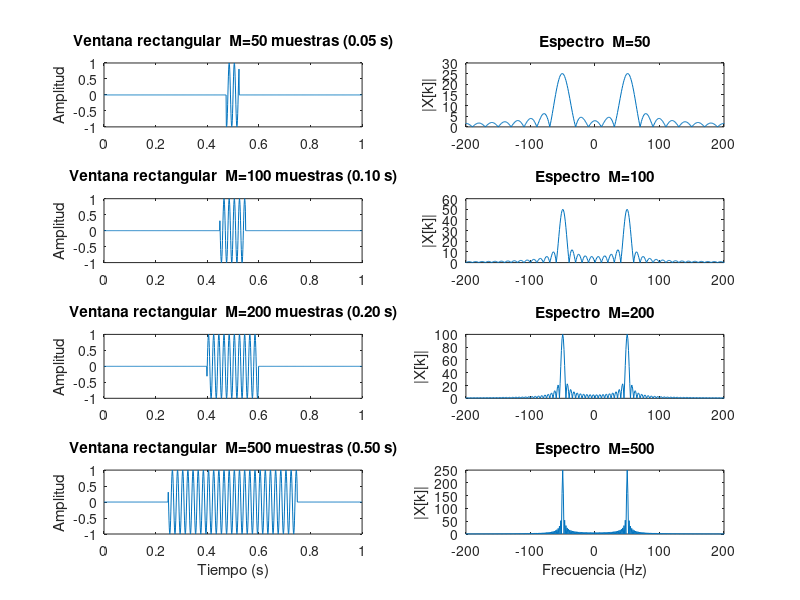
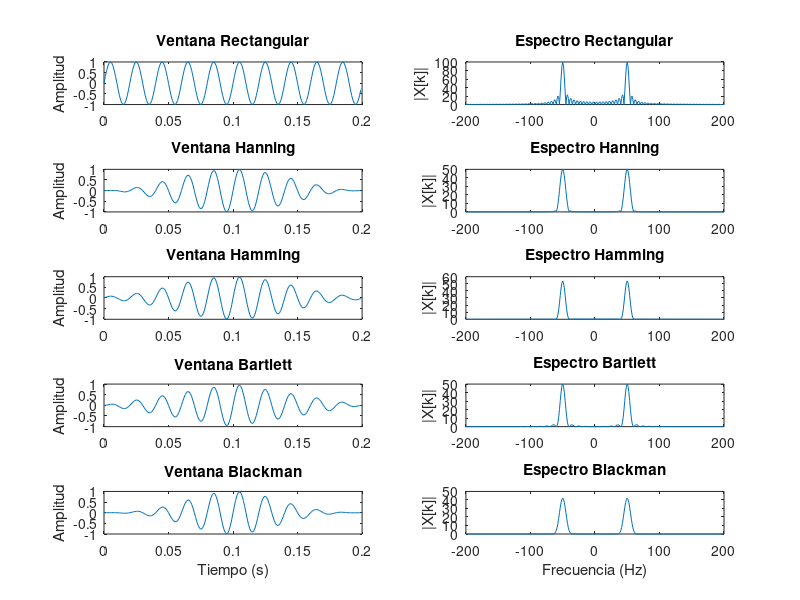

These charts were generated, in order, by the following MATLAB code:
% Ejercicio 4: Principio de incertidumbre tiempo-frecuencia
%
% La propiedad a verificar es:
%   - señal concentrada en tiempo  =>  espectro disperso en frecuencia
%   - señal dispersa en tiempo     =>  espectro concentrado en frecuencia
%
% Lo exploro de dos formas:
%   Parte 1: vario el ANCHO de una ventana rectangular y observo el espectro
%   Parte 2: comparo distintos TIPOS de ventana con el mismo ancho

fm = 1000;   % frecuencia de muestreo
N  = 1000;   % muestras totales (1 segundo)
n  = 0:N-1;  % indice de muestras

% Uso una senoidal como señal base sobre la que aplico las ventanas
x = sin(2*pi*50*n/fm);

% Eje de frecuencia centrado en 0 para graficar
eje_f = (-N/2 : N/2-1) * (fm/N);

%--------------------------------------------------------------------------
% PARTE 1: vario el ANCHO de la ventana rectangular
%
% Una ventana angosta concentra la señal en pocos instantes de tiempo,
% lo que obliga al espectro a dispersarse (necesita muchas frecuencias
% para representar un evento corto).
% Una ventana ancha hace lo opuesto: el espectro queda concentrado.

anchos = [50, 100, 200, 500]; % anchos en muestras, de angosta a ancha

figure(1); clf;
for idx = 1:length(anchos)
    M = anchos(idx);

    % Construyo ventana rectangular de M muestras centrada en el medio
    w = zeros(1, N);
    centro = round(N/2);
    w(centro - M/2 : centro + M/2 - 1) = 1; % M unos, resto ceros

    % Aplico la ventana: multiplico punto a punto con la señal
    x_v = x .* w;

    % Calculo la TDF y ajusto para centrar en 0 Hz
    X_v = fftshift(fft(x_v));

    % Grafico dominio temporal
    subplot(length(anchos), 2, 2*idx-1);
    plot(n/fm, x_v);
    ylabel('Amplitud');
    title(sprintf('Ventana rectangular  M=%d muestras (%.2f s)', M, M/fm));
    if idx == length(anchos), xlabel('Tiempo (s)'); end

    % Grafico espectro de magnitud, acoto a +-200 Hz para ver el pico
    subplot(length(anchos), 2, 2*idx);
    plot(eje_f, abs(X_v));
    xlim([-200 200]);
    ylabel('|X[k]|');
    title(sprintf('Espectro  M=%d', M));
    if idx == length(anchos), xlabel('Frecuencia (Hz)'); end
end
display('Parte 1: efecto del ancho de ventana rectangular sobre el espectro');

%--------------------------------------------------------------------------
% PARTE 2: comparo distintos TIPOS de ventana con el mismo ancho
%
% Cada tipo tiene una forma diferente que afecta el compromiso entre:
%   - lobulo principal (resolucion frecuencial)
%   - lobulos laterales (filtracion de frecuencias vecinas)
%
% La rectangular tiene el lobulo principal mas angosto (mejor resolucion)
% pero lobulos laterales grandes (peor filtracion).
% Blackman tiene lobulos laterales muy pequenos pero lobulo principal ancho.

M   = 200;       % ancho fijo para comparar todas las ventanas en igualdad
n_v = 0:M-1;     % indice local de la ventana, de 0 a M-1

% Defino cada ventana segun las formulas de la teoria

% i) Rectangular: todos los valores iguales a 1 (sin modificacion de la señal)
w_rect  = ones(1, M);

% ii) Hanning: coseno suave que lleva los extremos a cero
w_hann  = 0.5 - 0.5 * cos(2*pi*n_v/M);

% iii) Hamming: similar a Hanning pero los extremos no llegan exactamente a cero
w_hamm  = 27/50 - 23/50 * cos(2*pi*n_v/M);

% iv) Bartlett: forma triangular, sube linealmente hasta M/2 y baja
w_bart  = zeros(1, M);
w_bart(n_v <= M/2) = 2*n_v(n_v <= M/2) / M;
w_bart(n_v >  M/2) = 2 - 2*n_v(n_v > M/2) / M;

% v) Blackman: suma de tres cosenos, lobulos laterales muy atenuados
w_black = 21/50 - 0.5*cos(2*pi*n_v/M) + 2/25*cos(4*pi*n_v/M);

ventanas = {w_rect, w_hann, w_hamm, w_bart, w_black};
nombres  = {'Rectangular', 'Hanning', 'Hamming', 'Bartlett', 'Blackman'};

% Tomo el segmento central de la señal del mismo largo que la ventana
x_seg = x(N/2 - M/2 + 1 : N/2 + M/2);

figure(2); clf;
for idx = 1:length(ventanas)
    w_actual = ventanas{idx};

    % Aplico la ventana al segmento
    x_v = x_seg .* w_actual;

    % Uso zero padding (4*M) para interpolar el espectro y verlo mas suave.
    % Esto NO mejora la resolucion real, solo la visualizacion.
    Nfft     = 4 * M;
    X_v      = fft(x_v, Nfft);
    X_v_aj   = fftshift(X_v);
    eje_f_v  = (-Nfft/2 : Nfft/2-1) * (fm/Nfft);

    % Grafico señal ventaneada en tiempo
    subplot(length(ventanas), 2, 2*idx-1);
    plot(n_v/fm, x_v);
    ylabel('Amplitud');
    title(sprintf('Ventana %s', nombres{idx}));
    if idx == length(ventanas), xlabel('Tiempo (s)'); end

    % Grafico espectro de magnitud
    subplot(length(ventanas), 2, 2*idx);
    plot(eje_f_v, abs(X_v_aj));
    xlim([-200 200]);
    ylabel('|X[k]|');
    title(sprintf('Espectro %s', nombres{idx}));
    if idx == length(ventanas), xlabel('Frecuencia (Hz)'); end

    % Verifico Parseval para cada ventana: energia en tiempo debe igualar
    % energia en frecuencia (normalizada por Nfft)
    E_t = sum(x_v.^2);
    E_f = (1/Nfft) * sum(abs(X_v).^2);
    fprintf('%-12s  E_tiempo=%8.4f  E_freq=%8.4f  error=%.2e\n', ...
            nombres{idx}, E_t, E_f, abs(E_t - E_f));
end
display('Parte 2: comparacion de tipos de ventana con M=200 muestras fijas');
